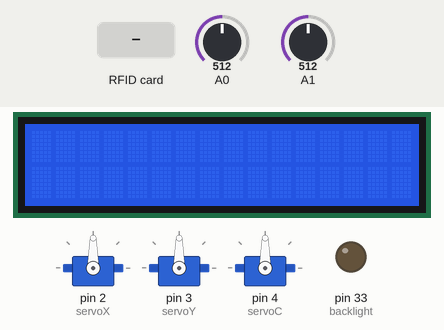
The sketch below on a simulated Arduino Mega 2560, built with avr-gcc and run on an emulated ATmega2560. Shown: 16×2 character LCD, 3 × servo, output pins drawn as LEDs (lit = HIGH). The inputs (shaded band) are chosen by the test bench; at power-on: A0 = 512, A1 = 512. Pins used as bus, display or sensor lines are not drawn; what the sketch prints to the serial monitor is not drawn.

Above: at 1.3 s.
1.4 s: RFID card 5A 8D 98 1A held to the reader
At 1.9 s:
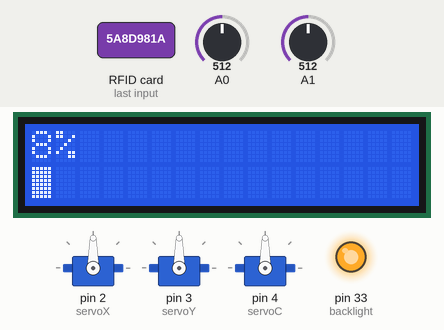
3.1 s: A0 set to 596
4.9 s: A0 set to 629
At 5.34 s:
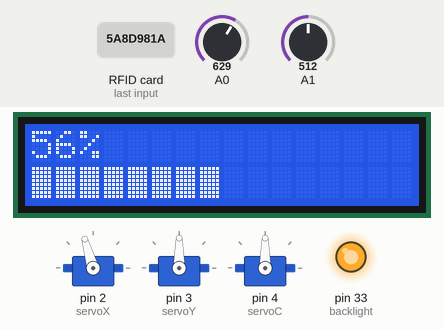
7.6 s: A0 set to 511
At 8.4 s:
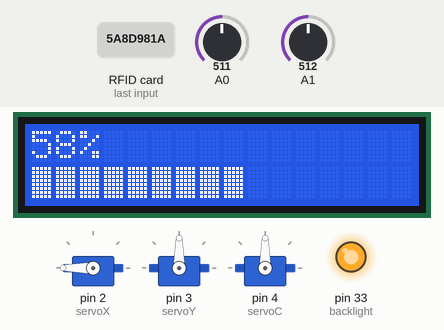
9.5 s: A1 set to 422
11.4 s: A1 set to 392
At 11.58 s:
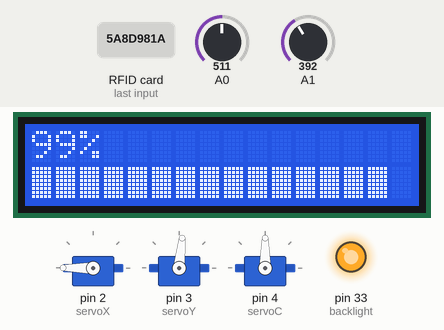
Timing chart, 0 to 15.3 s (numbered marks = the images above; inputs shaded):
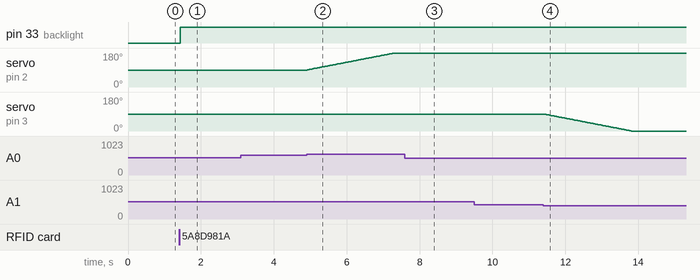

Measured:
- the behaviour switches between 613 and 614 on A0 (found by bisection; images 1 and 2)
- the behaviour switches between 409 and 408 on A1 (found by bisection; images 3 and 4)
- after the input at 1.4 s, pin 33 (backlight): LOW → HIGH at once; the display: first changes after 0.05 s (image 1 shows a later state)
- after the input at 4.9 s, servo on pin 2 (servoX): moves from 90° to 180° over 2.4 s, starting at once; the display: changes after 0.29 s (image 2)
- after the input at 11.4 s, servo on pin 3 (servoY): moves from 90° to 0° over 2.4 s, starting at once; the display: changes at once (image 4)

The sketch:

finalRoboArm.ino
```cpp
// I have been updateing the repositroy as I go
// so you can see the history.
#include <Servo.h>
#include <Stepper.h>
#include <Wire.h>
#include <LiquidCrystal_I2C.h>
#include <SPI.h>
#include <MFRC522.h>

#define RST_PIN 5
#define SS_PIN 53

byte readCard[4];
String MasterTag = "5A8D981A";  // REPLACE this Tag ID with your Tag ID!!!
String tagID = "";

// Create instances
MFRC522 mfrc522(SS_PIN, RST_PIN);

Servo myservoX, myservoY, myservoC;

LiquidCrystal_I2C lcd(0x27, 16, 2);

byte zero[] = {
  B00000,
  B00000,
  B00000,
  B00000,
  B00000,
  B00000,
  B00000,
  B00000,
};
byte five[] = {
  B11111,
  B11111,
  B11111,
  B11111,
  B11111,
  B11111,
  B11111,
  B11111
};

int valueX = 0;
int valueY = 0;
int valueC = 0;


unsigned long currentMillis = 0;
unsigned long previousP = 0;
unsigned long previousN = 0;

int pInterval = 50;
int nInterval = 200;
int i = 0;
bool access = false;
int speed = 0;
int angleX = 90;
int angleY = 90;
int angleC = 90;
int angleXAdd = 0;
int angleYAdd = 0;

const int servoX = 2;
const int servoY = 3;
const int servoC = 4;
const int button = 40;
const int backlight = 33;


const int stepsPerRevolution = 2048;

Stepper myStepper = Stepper(stepsPerRevolution, 8, 10, 9, 11);


void setup() {

  SPI.begin();         // SPI bus
  mfrc522.PCD_Init();  // MFRC522

  //pinMode(A0, INPUT);
  //pinMode(A1, INPUT);
  Serial.begin(9600);

  lcd.begin();
  lcd.backlight();

  lcd.createChar(0, zero);
  lcd.createChar(5, five);

  myservoX.attach(servoX);
  myservoY.attach(servoY);
  myservoC.attach(servoC);

  pinMode(button, INPUT);
  pinMode(backlight, OUTPUT);
}

void loop() {
  currentMillis = millis();
if (access == true){
  valueX = analogRead(A0);  // read X axis value [0..1023]
  valueY = analogRead(A1);  // read Y axis value [0..1023]
  //valueC = analogRead(A2); // read the X axis val of joystick 2

  angleXAdd = map(valueX, 511, 1023, 0, 5);
  angleYAdd = map(valueY, 511, 1023, 0, 5);
  //angleC = map(valueC, 0, 1023, 0, 180);

  angleX = angleX + angleXAdd;
  angleY = angleY + angleYAdd;


  if (i > 0){
    myservoX.write(angleX);
    myservoY.write(angleY);
    myservoC.write(angleC);

    speed = map(valueY, 530, 1023, 3, 15);


    if (speed > 5) {
      myStepper.setSpeed(speed);
      myStepper.step(100);
    }

    if (speed < -5) {
      myStepper.setSpeed(-speed);
      myStepper.step(-100);
    }
  }

 // Serial.println(angleY);
  //Serial.println(angleX);

  if (i > 0 && (speed > 5 || speed < -5 || angleXAdd != 0 || angleYAdd != 0 /*||*angleC != 90*/)) { //Detects if there is any input.
    if (currentMillis - previousN >= nInterval) {                                               // And if so decrese.
      previousN = currentMillis;

      i = i - 1;
      lcd.setCursor(0, 0);
      lcd.print(i);
      lcd.print("%  ");
      updateBar(i);
    }
  }else {
      if (i == 0 && (speed > 5 || speed < -5 || angleXAdd != 0 || angleYAdd != 0 /*|| angleC != 90*/)) {
        digitalWrite(backlight, LOW);
        }else {  // Otherwise increse.
      if (i < 100 && currentMillis - previousP >= pInterval) {
        previousP = currentMillis;

        digitalWrite(backlight, HIGH);

        i = i + 1;
        lcd.setCursor(0, 0);
        lcd.print(i);
        lcd.print("%  ");
        updateBar(i);
      }
     }
   }
  }
    while (getID()) {

    if (tagID == MasterTag) {

      Serial.println("Access Granted");
      access = true;
      Serial.println(access);

      // You can write any code here like opening doors, switching on a relay, lighting up an LED, or anything else you can think of.
    } else {
      Serial.println(" Access Denied!");
      Serial.println(tagID);
      access = false;
      Serial.println(access);
    }
  }

}

void updateBar(unsigned long count) {
  int bar = 0.8 * count;
  int val = bar / 5;

  lcd.setCursor(val - 1, 1);
  lcd.write(5);

  lcd.setCursor(val, 1);
  lcd.write(0);
}

//Read new tag if available
boolean getID() {
  // Getting ready for Reading PICCs
  if (!mfrc522.PICC_IsNewCardPresent()) {  //If a new PICC placed to RFID reader continue
    return false;
  }
  if (!mfrc522.PICC_ReadCardSerial()) {  //Since a PICC placed get Serial and continue
    return false;
  }
  tagID = "";
  for (uint8_t i = 0; i < 4; i++) {  // The MIFARE PICCs that we use have 4 byte UID
    //readCard[i] = mfrc522.uid.uidByte[i];
    tagID.concat(String(mfrc522.uid.uidByte[i], HEX));  // Adds the 4 bytes in a single String variable
  }
  tagID.toUpperCase();
  mfrc522.PICC_HaltA();  // Stop reading
  return true;
}
```
